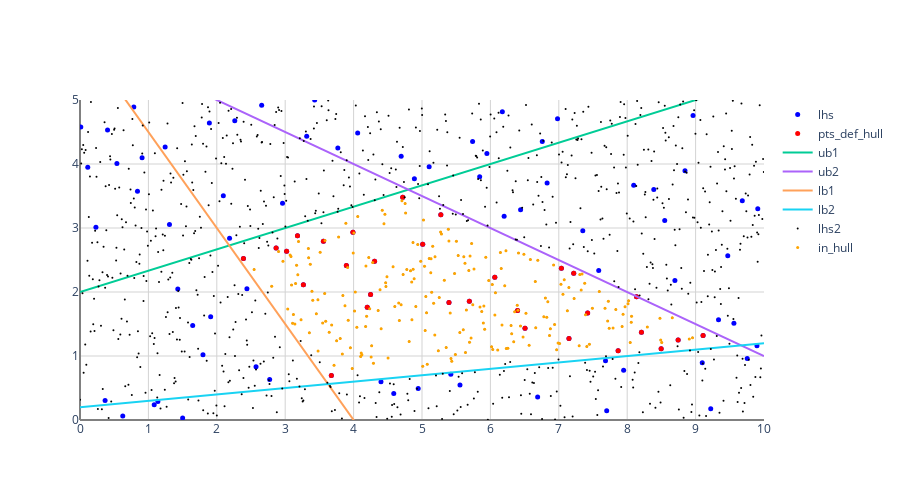

Notebook cell for this chart:
### Code cell
# Plot all
fig = go.Figure()

fig.add_scatter(x=lhs[:,0], y=lhs[:,1], name='lhs',
  showlegend=True, mode='markers',
  marker={'color':'blue','size':5},
)
fig.add_scatter(x=lhs[flt_def,0], y=lhs[flt_def,1], name='pts_def_hull',
  showlegend=True, mode='markers',
  marker={'color':'red','size':5},
)


q=0
for k,ys in {'ub1':ub1, 'ub2':ub2, 'lb1':lb1, 'lb2':lb2}.items():
  fig.add_scatter(x=x, y=ys, name=k,
    showlegend=True, mode='lines',
    
  )

fig.add_scatter(x=lhs2[:,0], y=lhs2[:,1], name='lhs2',
  showlegend=True, mode='markers',
  marker={'color':'black','size':2},
)
fig.add_scatter(x=lhs2[flt_inhull,0], y=lhs2[flt_inhull,1], name='in_hull',
  showlegend=True, mode='markers',
  marker={'color':'orange','size':3},
)


fig.update_layout(height=500, width=900,
  xaxis={'range':[0,10], 'tick0':0, 'dtick':1, 'showgrid':True, 'gridcolor':'lightgrey', 'zeroline':True, 'zerolinecolor':'gray'},
  yaxis={'range':[0,5], 'tick0':0, 'dtick':1, 'showgrid':True, 'gridcolor':'lightgrey', 'zeroline':True, 'zerolinecolor':'gray'},
  plot_bgcolor='rgba(0,0,0,0)'
)

### Figure 1 — Plotly figure (JSON) as saved in the notebook; plotly's stock layout.template omitted (floating-point values rounded to 4 significant figures; data arrays with more than 128 entries replaced by an {"elided": "..."} marker saying what was removed)
{"data": [{"marker": {"color": "blue", "size": 5}, "mode": "markers", "name": "lhs", "showlegend": true, "type": "scatter", "x": [5.104, 6.201, 2.773, 0.2327, 7.683, 0.7867, 5.422, 6.441, 6.758, 4.401, 1.43, 8.496, 9.097, 2.095, 5.948, 5.843, 2.187, 5.555, 5.01, 2.867, 4.718, 1.245, 6.064, 9.683, 3.99, 8.549, 1.139, 0.4029, 8.697, 5.275, 4.944, 7.948, 1.501, 4.306, 3.559, 9.755, 0.3666, 1.91, 5.739, 0.8405, 4.248, 8.095, 6.981, 2.961, 8.745, 3.021, 0.01151, 6.691, 9.47, 7.7, 0.1133, 3.18, 6.397, 2.574, 7.584, 9.56, 8.137, 1.798, 3.675, 3.266, 3.77, 4.695, 5.692, 3.894, 8.208, 3.314, 2.263, 1.648, 6.506, 0.6254, 2.39, 2.656, 5.394, 9.909, 7.038, 0.5395, 8.389, 1.308, 4.889, 7.351, 9.335, 9.109, 7.867, 8.963, 9.221, 8.845, 1.891, 4.587, 1.085, 7.149, 6.829, 4.059, 2.44, 9.897, 6.174, 3.431, 4.2, 7.218, 7.421, 0.9077], "y": [3.958, 3.185, 0.6335, 3.01, 0.9263, 4.892, 0.7131, 3.286, 4.35, 0.5977, 2.048, 1.114, 0.8954, 3.504, 4.166, 3.801, 2.841, 0.5486, 2.745, 2.689, 3.48, 4.266, 2.231, 3.426, 2.935, 3.117, 0.2901, 4.533, 2.178, 3.206, 0.4922, 0.7772, 0.03045, 2.481, 2.792, 0.959, 0.3028, 1.615, 4.352, 3.573, 1.96, 3.667, 4.709, 3.386, 1.25, 2.636, 4.579, 0.3611, 2.566, 0.143, 3.95, 2.88, 1.712, 0.8318, 2.337, 1.51, 1.925, 1.021, 0.6949, 2.115, 4.25, 4.123, 1.855, 2.413, 1.37, 4.436, 4.675, 1.477, 1.435, 0.06203, 2.525, 4.916, 1.836, 3.301, 2.372, 4.008, 3.604, 3.055, 3.768, 2.956, 1.565, 1.321, 1.084, 4.758, 0.1771, 3.896, 4.64, 0.4158, 0.2367, 1.272, 3.705, 4.484, 2.051, 1.16, 4.817, 4.998, 1.762, 2.294, 1.67, 4.097]}, {"marker": {"color": "red", "size": 5}, "mode": "markers", "name": "pts_def_hull", "showlegend": true, "type": "scatter", "x": [8.496, 5.01, 2.867, 4.718, 6.064, 3.99, 5.275, 4.306, 3.559, 4.248, 8.745, 3.021, 3.18, 6.397, 8.137, 3.675, 3.266, 5.692, 3.894, 8.208, 6.506, 2.39, 5.394, 7.038, 9.109, 7.867, 7.149, 4.2, 7.218, 7.421], "y": [1.114, 2.745, 2.689, 3.48, 2.231, 2.935, 3.206, 2.481, 2.792, 1.96, 1.25, 2.636, 2.88, 1.712, 1.925, 0.6949, 2.115, 1.855, 2.413, 1.37, 1.435, 2.525, 1.836, 2.372, 1.321, 1.084, 1.272, 1.762, 2.294, 1.67]}, {"mode": "lines", "name": "ub1", "showlegend": true, "type": "scatter", "x": [0, 0.5, 1, 1.5, 2, 2.5, 3, 3.5, 4, 4.5, 5, 5.5, 6, 6.5, 7, 7.5, 8, 8.5, 9, 9.5, 10], "y": [2, 2.167, 2.333, 2.5, 2.667, 2.833, 3, 3.167, 3.333, 3.5, 3.667, 3.833, 4, 4.167, 4.333, 4.5, 4.667, 4.833, 5, 5.167, 5.333]}, {"mode": "lines", "name": "ub2", "showlegend": true, "type": "scatter", "x": [0, 0.5, 1, 1.5, 2, 2.5, 3, 3.5, 4, 4.5, 5, 5.5, 6, 6.5, 7, 7.5, 8, 8.5, 9, 9.5, 10], "y": [6, 5.75, 5.5, 5.25, 5, 4.75, 4.5, 4.25, 4, 3.75, 3.5, 3.25, 3, 2.75, 2.5, 2.25, 2, 1.75, 1.5, 1.25, 1]}, {"mode": "lines", "name": "lb1", "showlegend": true, "type": "scatter", "x": [0, 0.5, 1, 1.5, 2, 2.5, 3, 3.5, 4, 4.5, 5, 5.5, 6, 6.5, 7, 7.5, 8, 8.5, 9, 9.5, 10], "y": [6, 5.25, 4.5, 3.75, 3, 2.25, 1.5, 0.75, 0, -0.75, -1.5, -2.25, -3, -3.75, -4.5, -5.25, -6, -6.75, -7.5, -8.25, -9]}, {"mode": "lines", "name": "lb2", "showlegend": true, "type": "scatter", "x": [0, 0.5, 1, 1.5, 2, 2.5, 3, 3.5, 4, 4.5, 5, 5.5, 6, 6.5, 7, 7.5, 8, 8.5, 9, 9.5, 10], "y": [0.2, 0.25, 0.3, 0.35, 0.4, 0.45, 0.5, 0.55, 0.6, 0.65, 0.7, 0.75, 0.8, 0.85, 0.9, 0.95, 1, 1.05, 1.1, 1.15, 1.2]}, {"marker": {"color": "black", "size": 2}, "mode": "markers", "name": "lhs2", "showlegend": true, "type": "scatter", "x": {"elided": "1000 float values"}, "y": {"elided": "1000 float values"}}, {"marker": {"color": "orange", "size": 3}, "mode": "markers", "name": "in_hull", "showlegend": true, "type": "scatter", "x": {"elided": "219 float values"}, "y": {"elided": "219 float values"}}], "layout": {"height": 500, "plot_bgcolor": "rgba(0,0,0,0)", "width": 900, "xaxis": {"dtick": 1, "gridcolor": "lightgrey", "range": [0, 10], "showgrid": true, "tick0": 0, "zeroline": true, "zerolinecolor": "gray"}, "yaxis": {"dtick": 1, "gridcolor": "lightgrey", "range": [0, 5], "showgrid": true, "tick0": 0, "zeroline": true, "zerolinecolor": "gray"}}}
